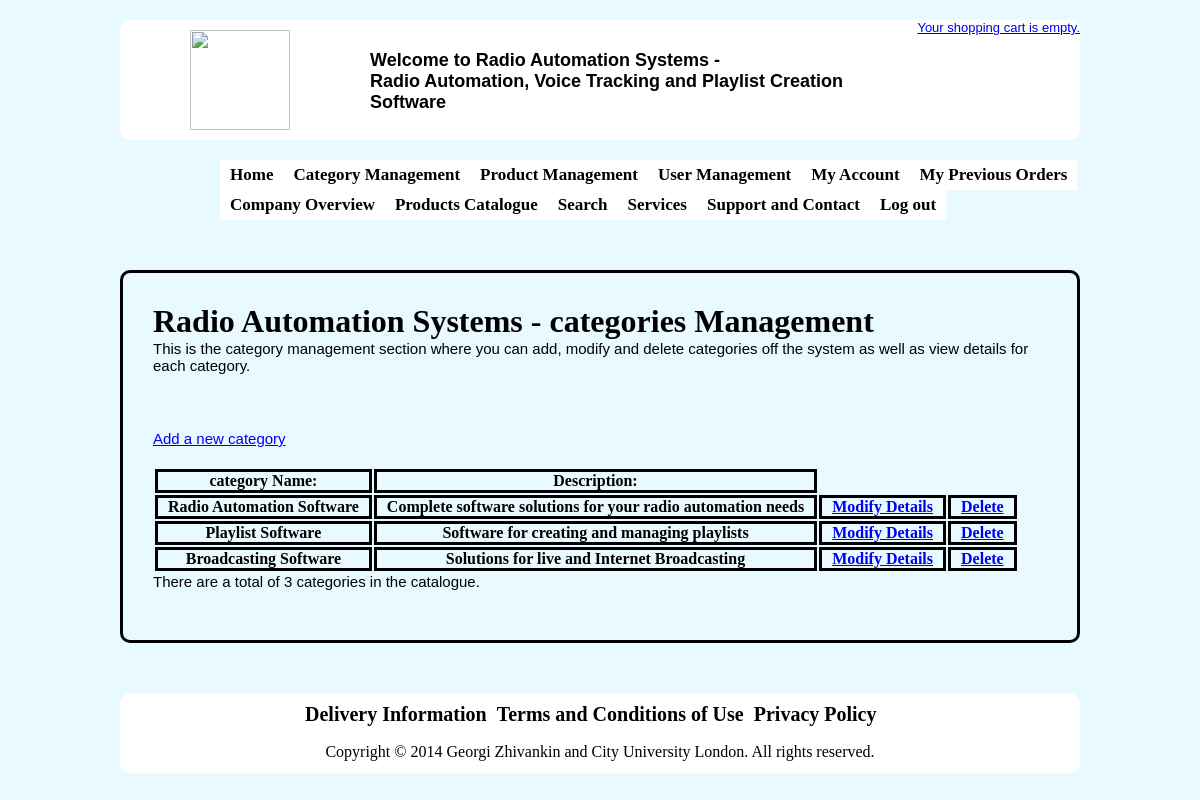
The page /admin/manageCategories.php (signed in) on the database its author committed.
### tables this page shows
CREATE TABLE IF NOT EXISTS `in3008_categories` (
  `categoryID` smallint(6) NOT NULL AUTO_INCREMENT,
  `categoryName` varchar(255) NOT NULL,
  `categoryDescription` varchar(255) DEFAULT NULL,
  `categoryParent` int(11) DEFAULT NULL,
  PRIMARY KEY (`categoryID`),
  UNIQUE KEY `categoryID` (`categoryID`),
  KEY `categoryName` (`categoryName`,`categoryDescription`)
);

### includes/mysql.inc.php (called while the page is built, shortened)
<?php
function connect()
{
$db_Link = mysql_connect(DB_HOST, DB_USER, DB_PASS) or die ('Cannot connect to the MySQL Server. Please go and check your username, password and database parameters in your configuration file.');
return $db_Link;
}
function query($query)
{
if(!isset($db_Link))
$db_Link = connect();
$result = mysql_query($query, $db_Link) or die('Error: ' . mysql_error());
$lastInsertID = mysql_insert_id($db_Link);
$returnArray = array();
$i=0;
while ($row = mysql_fetch_array($result, MYSQL_BOTH))
if ($row)
$returnArray[$i++]=$row;
return $returnArray;
}
?>

### admin/manageCategories.php (the view, shortened to what this page needs)
<?php
require_once('../config.php');
if (isset($_GET['action']))
{
	$action = $_GET['action'];
} else {
	$action = 'none';
}
switch($action)
{
?>
<?php break;
case 'none':
$db_Prefix = DB_PREFIX;
$sql = query("SELECT * FROM {$db_Prefix}categories");
$categoryCount = count($sql);
?>
<!DOCTYPE html PUBLIC "-//W3C//DTD XHTML 1.0 Strict//EN" "http://www.w3.org/TR/xhtml1/DTD/xhtml1-strict.dtd">
<html xmlns="http://www.w3.org/1999/xhtml">
<head>
<link href="../css/style.css" rel="stylesheet" type="text/css" />
</head>
<body>
<div id="container">
<div id="header">
<?php include_once('../header.php'); ?>
</div>
<div id="nav">
<?php include_once('nav.php'); ?>
</div>
<div id="content">
<h1><?php echo SITE_TITLE; ?> - categories Management</h1>
<p>This is the category management section where you can add, modify and delete categories off the system as well as view details for each category.</p>
<?php include_once('../includes/message.inc.php'); ?>
<p><a href="manageCategories.php?action=add">Add a new category</a></p>
<p>
<table>
<tr>
<th>category Name:</th>
<th>Description:</th>
</tr>
<?php foreach ($sql as $row) { ?>
<tr>
<th><?php echo $row['categoryName']; ?></th>
<th><?php echo $row['categoryDescription']; ?></th>
<th><a href="<?php echo $_SERVER['PHP_SELF']; ?>?action=modify&amp;categoryID=<?php echo $row['categoryID']; ?>">Modify Details</a></th>
<th><a href="<?php echo $_SERVER['PHP_SELF']; ?>?action=delete&amp;categoryID=<?php echo $row['categoryID']; ?>">Delete</a></th>
</tr>
<?php } ?>
</table>
<p>There are a total of <?php echo $categoryCount; ?> categories in the catalogue.</p>
</div>
<div id="footer">
<?php include_once('../footer.php'); ?>
</div>
</div>
</body>
</html>
<?php break; } ?>

### css/style.css (style rules this page uses)
* { margin:0px; padding:0px; }
body { background-color:#E8F9FF; }
#container { width: 960px; margin-top:20px; margin-left:auto; margin-right:auto; }
#header { border-radius:10px; width: 960px; height: 120px; background-color: #FFF; margin-top: -140px; margin-left: auto; margin-right: auto; position: absolute; border-color: #FFF; }
#nav { margin-top:160px; margin-left:100px; font-size:16px; }
#content { height: auto; margin-top: 50px; border-color:#FFF; border:solid; border-width:3px; border-radius:10px; padding:30px; }
p { margin-bottom: 20px; font-family: Arial, Helvetica, sans-serif; font-size: 13px; }
#content p { font-family: Arial, Helvetica, sans-serif; font-size: 15px; }
#footer { border-radius:10px; width: 960px; height: 80px; background-color: #FFF; margin-top: 50px; margin-left: auto; margin-right: auto; margin-bottom:30px; position: absolute; border-color: #FFF; }
table th, table td, table tr { padding-left:10px; padding-right:10px; border: solid; color: black; }

### rows shown on the page
in3008_categories: categoryName "Radio Automation Software", categoryDescription "Complete software solutions for your radio automation needs"
in3008_categories: categoryName "Playlist Software", categoryDescription "Software for creating and managing playlists"
in3008_categories: categoryName "Broadcasting Software", categoryDescription "Solutions for live and Internet Broadcasting"

### other values the page prints
SITE_TITLE "Radio Automation Systems"
SITE_DESCRIPTION "Radio Automation, Voice Tracking and Playlist Creation Software"
$categoryCount "3"
COPYRIGHT "Copyright © 2014 Georgi Zhivankin and City University London. All rights reserved."
